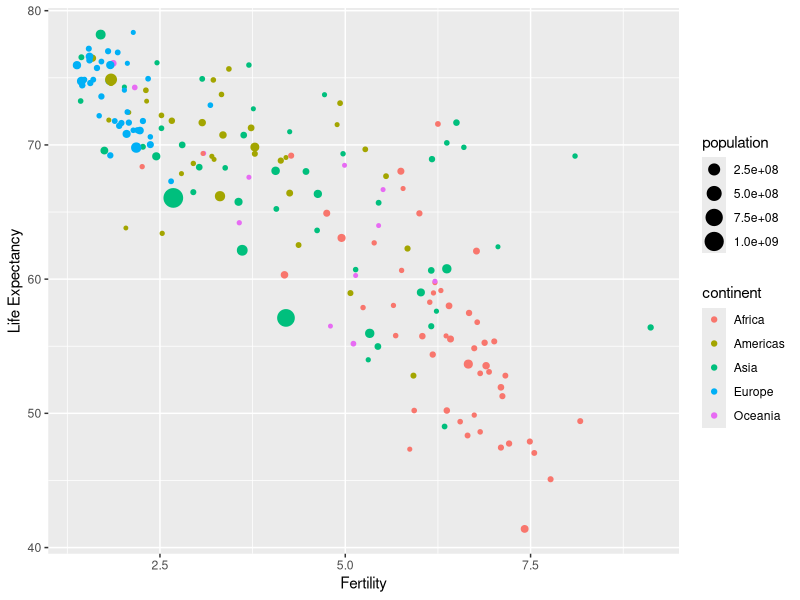
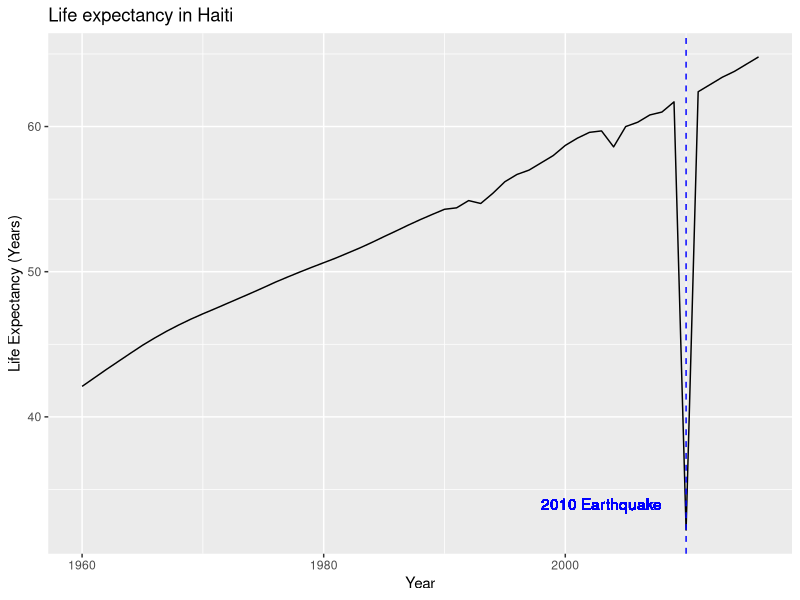
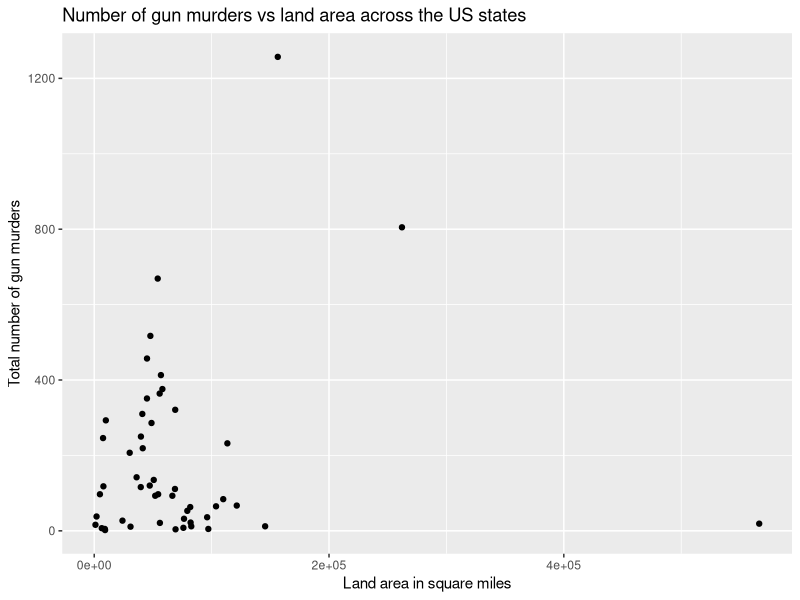
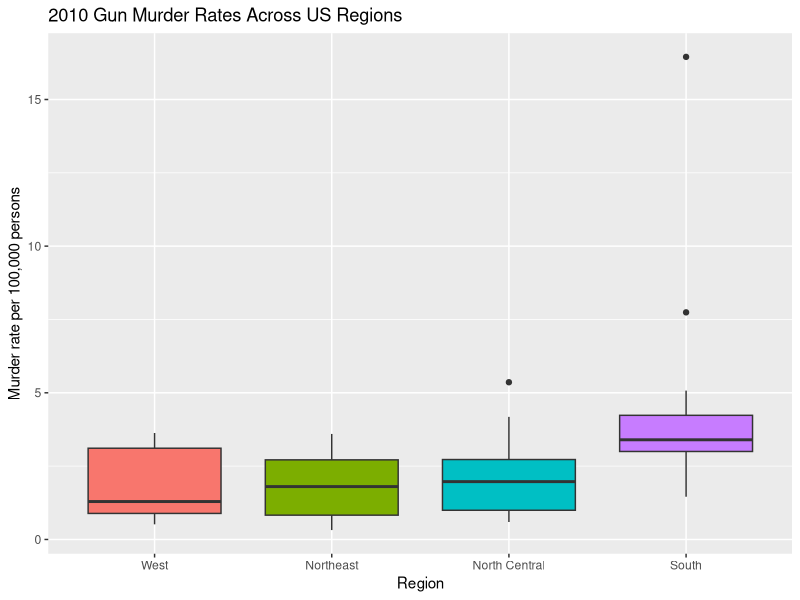
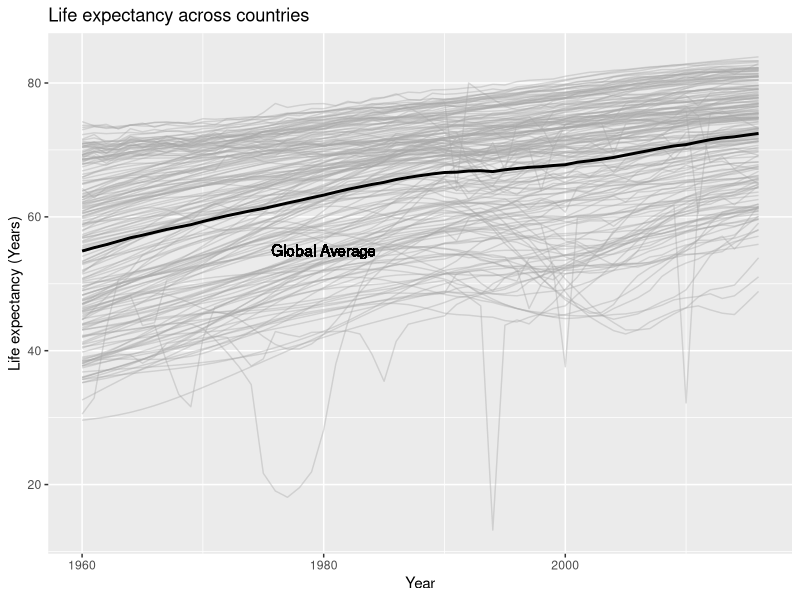

These figures' R source, in order:
## ---- chunk 1
library(dslabs)
library(dplyr)
data(gapminder)

gap_2015 <- gapminder %>%
  filter(year == 2015) %>%
  group_by(region) %>%
  summarise(avg_fertility = mean(fertility)) %>%
  arrange(desc(avg_fertility))

gap_2015
## ---- chunk 2
library(dslabs)
library(dplyr)
data(gapminder)
## ---- chunk 3
gapminder_2000 <- gapminder %>%
  filter(year == 2000) %>%
  mutate(high_life_exp = ifelse(life_expectancy > 70, 1, 0))

# Sum the number of countries with life expectancy above 70
sum(gapminder_2000$high_life_exp)

# Percentage calculation
dim(gapminder_2000) # Show the number of countries in the dataset to get denominator

100/185 # 54%

# Another way to do the calculation
sum(gapminder_2000$high_life_exp) / length(gapminder_2000$high_life_exp)
## ---- chunk 4
library(dslabs)
library(dplyr)
library(ggplot2)
data(gapminder)
## ---- chunk 5
gapminder %>% filter(year == 1986) %>%
  ggplot() +
  geom_point(aes(x = fertility, 
                 y = life_expectancy,
                 color = continent,
                 size = population)) +
  xlab("Fertility") +
  ylab("Life Expectancy")
## ---- chunk 6
library(dslabs)
library(dplyr)
data("us_contagious_diseases")

head(us_contagious_diseases)

## ---- chunk 7
data <- us_contagious_diseases %>%
  filter(disease == "Measles",
         !state %in% c("Alaska", "Hawaii")) %>%
  mutate(rate = ((count/weeks_reporting)*52) / (population/100000))

head(data)
str(data)
glimpse(data)
## ---- chunk 8
# Another way to do it

data <- us_contagious_diseases %>%
  filter(disease == "Measles",
         state != "Alaska",
         state != "Hawaii") %>%
  mutate(rate = ((count/weeks_reporting)*52) / (population/100000))

head(data)
str(data)
glimpse(data)
## ---- chunk 9
library(dslabs)
library(dplyr)
data("gapminder")

gapminder %>% filter(country == "Haiti") %>%
  ggplot(aes(year, life_expectancy)) +
  geom_line() +
  geom_vline(xintercept = 2010, lty = 2, color = "blue") +
  geom_text(aes(x = 2003, y = 34, label = "2010 Earthquake"), color = "blue") +
  xlab("Year") +
  ylab("Life Expectancy (Years)") +
  ggtitle("Life expectancy in Haiti")
## ---- chunk 10
# Load necessary libraries
library(dplyr)
library(dslabs)
library(ggplot2)
library(tidyr)

# Load the state.x77 dataset and convert to a data frame
data("state")
state_data <- as.data.frame(state.x77)

# Add the state names to the state.x77 dataset
state_data$state <- rownames(state_data)

head(state_data)

# Load the murders dataset from the dslabs package
data("murders")

# Use the left_join function to join the datasets by the state column
merged_data <- left_join(murders, state_data, by = "state")

# Plot area on x-axis and total number of murders on y-axis
merged_data %>% ggplot(aes(x = Area, y = total)) +
  geom_point() +
  labs(x = "Land area in square miles",
       y = "Total number of gun murders",
       title = "Number of gun murders vs land area across the US states")

# Bonus challenge
# Are there any NAs in the merged data set?
sum(is.na(merged_data)) # Yes, there are 8 NAs in the dataset

# Locate the row with NAs
merged_data[!complete.cases(merged_data),]

## ---- chunk 11
library(dslabs)
library(dplyr)
library(ggplot2)
data("murders")

murders %>% 
  mutate(rate = total / population * 100000,
         region = reorder(region, rate, FUN = median)) %>%
  ggplot(aes(region, rate, fill = region)) +
  geom_boxplot() +
  xlab("Region") +
  ylab("Murder rate per 100,000 persons") +
  ggtitle("2010 Gun Murder Rates Across US Regions") +
  guides(fill = "none") # removes legend since not needed here
## ---- chunk 12
library(dslabs)
library(dplyr)
library(ggplot2)
data("gapminder")

avg <- gapminder %>%
  group_by(year) %>%
  dplyr::summarize(global_avg = mean(life_expectancy, na.rm=TRUE)) 
print(avg)
## ---- chunk 13
gapminder %>% 
  ggplot() +
  geom_line(aes(x = year, y = life_expectancy, group = country),
            color = 'darkgrey', 
            alpha = 0.4) +
  geom_line(data = avg, 
            mapping = aes(x = year, y = global_avg), 
            linewidth = 1) +
  xlab("Year") +
  ylab("Life expectancy (Years)") +
  ggtitle("Life expectancy across countries") +
  #annotate(geom = "text", x = 1970, y = 54, 
           #label = "Global average", fontface = "bold")
  geom_text(x = 1980, y = 55, label = "Global Average")

## ---- chunk 14
gapminder_94 <- gapminder %>% filter(year == "1994")
gapminder_94[which.min(gapminder_94$life_expectancy),] # Rwandan genocide

gapminder_77 <- gapminder %>% filter(year == "1977")
gapminder_77[which.min(gapminder_77$life_expectancy),] # Cambodian genocide
## ---- chunk 15
library(dplyr)
library(dslabs)
library(ggplot2)

data("gapminder")
